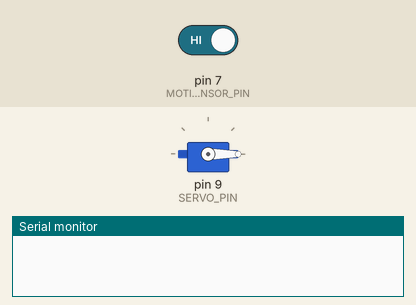
Simulated run of this sketch. Board: Arduino Uno, built with avr-gcc and run on an emulated ATmega328P. On the bench: servo, the last lines printed to the serial monitor. The inputs (shaded band) are chosen by the test bench; at power-on: pin 7 (MOTION_SENSOR_PIN) HIGH.

Above: at 1.2 s.
1.3 s: pin 7 (MOTION_SENSOR_PIN) driven LOW
At 1.7 s:
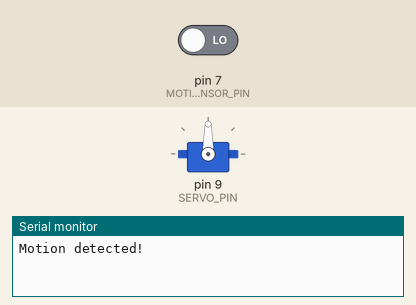
2.8 s: pin 7 (MOTION_SENSOR_PIN) driven HIGH
At 4.0 s:
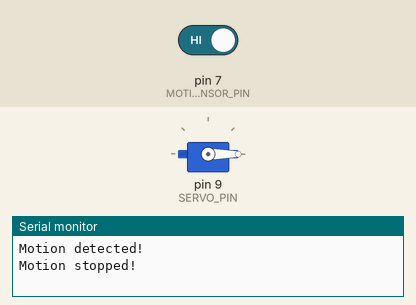
Timing chart, 0 to 5.8 s (numbered marks = the images above; inputs shaded):
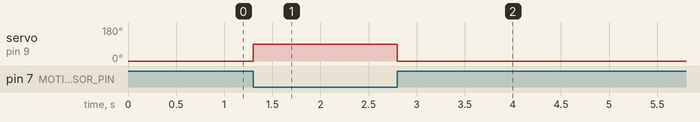

The sketch:

AVCSS_Sketch.ino
```cpp
#include <Servo.h>

// constants won't change
const int MOTION_SENSOR_PIN = 7; // Arduino pin connected to motion sensor's pin
const int SERVO_PIN         = 9; // Arduino pin connected to servo motor's pin

Servo servo; // create servo object to control a servo

// variables will change:
int angle = 0;          // the current angle of servo motor
int lastMotionState;    // the previous state of motion sensor
int currentMotionState; // the current state of motion sensor

void setup() {
  Serial.begin(9600);                // initialize serial
  pinMode(MOTION_SENSOR_PIN, INPUT); // set arduino pin to input mode
  servo.attach(SERVO_PIN);           // attaches the servo on pin 9 to the servo object

  servo.write(angle);
  currentMotionState = digitalRead(MOTION_SENSOR_PIN);
}

void loop() {
  lastMotionState    = currentMotionState;             // save the last state
  currentMotionState = digitalRead(MOTION_SENSOR_PIN); // read new state

  if (currentMotionState == LOW && lastMotionState == HIGH) { // pin state change: LOW -> HIGH
    Serial.println("Motion detected!");
    servo.write(90);
  }
  else
  if (currentMotionState == HIGH && lastMotionState == LOW) { // pin state change: HIGH -> LOW
    Serial.println("Motion stopped!");
    servo.write(0);
  }
}
```

Measured:
- after the input at 1.3 s, servo on pin 9 (SERVO_PIN): 0° → 90° at once
- after the input at 2.8 s, servo on pin 9 (SERVO_PIN): 90° → 0° at once
